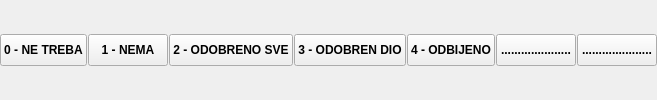
    <widget class="QFrame" name="frame_8">
     <property name="frameShape">
      <enum>QFrame::NoFrame</enum>
     </property>
     <property name="frameShadow">
      <enum>QFrame::Raised</enum>
     </property>
     <layout class="QHBoxLayout" name="horizontalLayout_11">
      <property name="spacing">
       <number>1</number>
      </property>
      <property name="leftMargin">
       <number>0</number>
      </property>
      <property name="topMargin">
       <number>0</number>
      </property>
      <property name="rightMargin">
       <number>0</number>
      </property>
      <property name="bottomMargin">
       <number>0</number>
      </property>
      <item>
       <widget class="QPushButton" name="btnOdobrenje0">
        <property name="minimumSize">
         <size>
          <width>0</width>
          <height>32</height>
         </size>
        </property>
        <property name="font">
         <font>
          <weight>75</weight>
          <bold>true</bold>
         </font>
        </property>
        <property name="cursor">
         <cursorShape>PointingHandCursor</cursorShape>
        </property>
        <property name="text">
         <string>0 - NE TREBA</string>
        </property>
        <property name="autoExclusive">
         <bool>true</bool>
        </property>
       </widget>
      </item>
      <item>
       <widget class="QPushButton" name="btnOdobrenje1">
        <property name="minimumSize">
         <size>
          <width>0</width>
          <height>32</height>
         </size>
        </property>
        <property name="font">
         <font>
          <weight>75</weight>
          <bold>true</bold>
         </font>
        </property>
        <property name="cursor">
         <cursorShape>PointingHandCursor</cursorShape>
        </property>
        <property name="text">
         <string>1 - NEMA</string>
        </property>
        <property name="autoExclusive">
         <bool>true</bool>
        </property>
       </widget>
      </item>
      <item>
       <widget class="QPushButton" name="btnOdobrenje2">
        <property name="minimumSize">
         <size>
          <width>0</width>
          <height>32</height>
         </size>
        </property>
        <property name="font">
         <font>
          <weight>75</weight>
          <bold>true</bold>
         </font>
        </property>
        <property name="cursor">
         <cursorShape>PointingHandCursor</cursorShape>
        </property>
        <property name="text">
         <string>2 - ODOBRENO SVE</string>
        </property>
        <property name="autoExclusive">
         <bool>true</bool>
        </property>
       </widget>
      </item>
      <item>
       <widget class="QPushButton" name="btnOdobrenje3">
        <property name="minimumSize">
         <size>
          <width>0</width>
          <height>32</height>
         </size>
        </property>
        <property name="font">
         <font>
          <weight>75</weight>
          <bold>true</bold>
         </font>
        </property>
        <property name="cursor">
         <cursorShape>PointingHandCursor</cursorShape>
        </property>
        <property name="text">
         <string>3 - ODOBREN DIO</string>
        </property>
        <property name="autoExclusive">
         <bool>true</bool>
        </property>
       </widget>
      </item>
      <item>
       <widget class="QPushButton" name="btnOdobrenje4">
        <property name="minimumSize">
         <size>
          <width>0</width>
          <height>32</height>
         </size>
        </property>
        <property name="font">
         <font>
          <weight>75</weight>
          <bold>true</bold>
         </font>
        </property>
        <property name="cursor">
         <cursorShape>PointingHandCursor</cursorShape>
        </property>
        <property name="text">
         <string>4 - ODBIJENO</string>
        </property>
        <property name="autoExclusive">
         <bool>true</bool>
        </property>
       </widget>
      </item>
      <item>
       <widget class="QPushButton" name="pushButton_12">
        <property name="minimumSize">
         <size>
          <width>0</width>
          <height>32</height>
         </size>
        </property>
        <property name="font">
         <font>
          <weight>75</weight>
          <bold>true</bold>
         </font>
        </property>
        <property name="cursor">
         <cursorShape>PointingHandCursor</cursorShape>
        </property>
        <property name="text">
         <string>.....................</string>
        </property>
        <property name="autoExclusive">
         <bool>false</bool>
        </property>
       </widget>
      </item>
      <item>
       <widget class="QPushButton" name="pushButton_15">
        <property name="minimumSize">
         <size>
          <width>0</width>
          <height>32</height>
         </size>
        </property>
        <property name="font">
         <font>
          <weight>75</weight>
          <bold>true</bold>
         </font>
        </property>
        <property name="cursor">
         <cursorShape>PointingHandCursor</cursorShape>
        </property>
        <property name="text">
         <string>.....................</string>
        </property>
        <property name="autoExclusive">
         <bool>false</bool>
        </property>
       </widget>
      </item>
     </layout>
    </widget>
